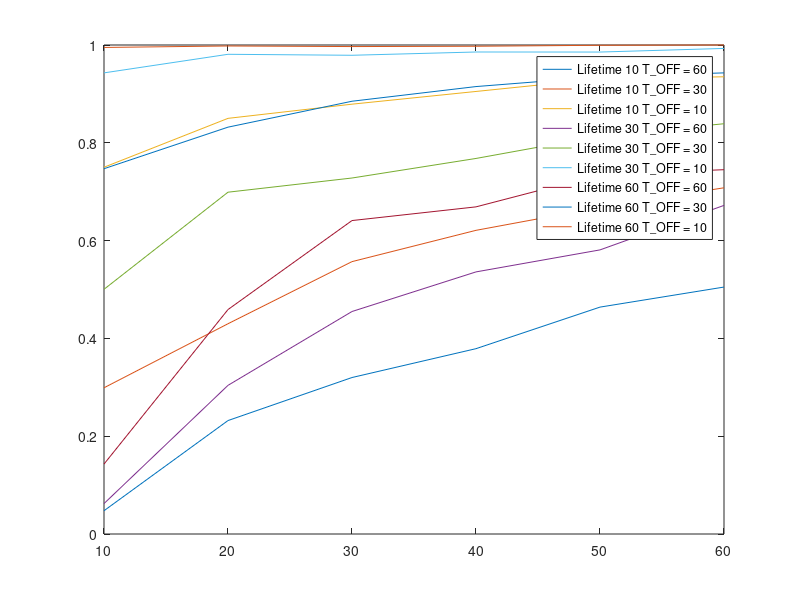

Reproduce this figure in MATLAB.
timeONs = [10, 20, 30, 40, 50, 60];

%lifetime = 10

success_rates1060 = [0.0476, 0.232, 0.32, 0.379, 0.464, 0.505];
success_rates1030 = [0.299, 0.43, 0.557, 0.621, 0.668, 0.708];
success_rates1010 = [0.75, 0.85, 0.879, 0.905, 0.931, 0.935];

a1 = plot(timeONs,success_rates1060);
hold on
a2 = plot(timeONs,success_rates1030);
hold on
a3 = plot(timeONs,success_rates1010);

%lifetime = 30

success_rates3060 = [0.0622, 0.304, 0.455, 0.536, 0.581, 0.672];
success_rates3030 = [0.5004, 0.699, 0.728, 0.768, 0.814, 0.839];
success_rates3010 = [0.943, 0.981, 0.979, 0.9857, 0.9856, 0.993];


a4 = plot(timeONs,success_rates3060);
hold on
a5 = plot(timeONs,success_rates3030);
hold on
a6 = plot(timeONs,success_rates3010);

%lifetime = 60

success_rates6060 = [0.143, 0.459, 0.641, 0.669, 0.735, 0.745];
success_rates6030 = [0.747, 0.832, 0.885, 0.915, 0.935, 0.943];
success_rates6010 = [0.995, 0.998, 0.9968, 0.99745, 0.99942, 0.9999598];

a7 = plot(timeONs,success_rates6060);
hold on
a8 = plot(timeONs,success_rates6030);
hold on
a9 = plot(timeONs,success_rates6010);


M1 = 'Lifetime 10 T\_OFF = 60';
M2 = 'Lifetime 10 T\_OFF = 30';
M3 = 'Lifetime 10 T\_OFF = 10';
M4 = 'Lifetime 30 T\_OFF = 60';
M5 = 'Lifetime 30 T\_OFF = 30';
M6 = 'Lifetime 30 T\_OFF = 10';
M7 = 'Lifetime 60 T\_OFF = 60';
M8 = 'Lifetime 60 T\_OFF = 30';
M9 = 'Lifetime 60 T\_OFF = 10';

legend([a1;a2;a3;a4;a5;a6;a7;a8;a9], M1,M2,M3,M4,M5,M6,M7,M8,M9);